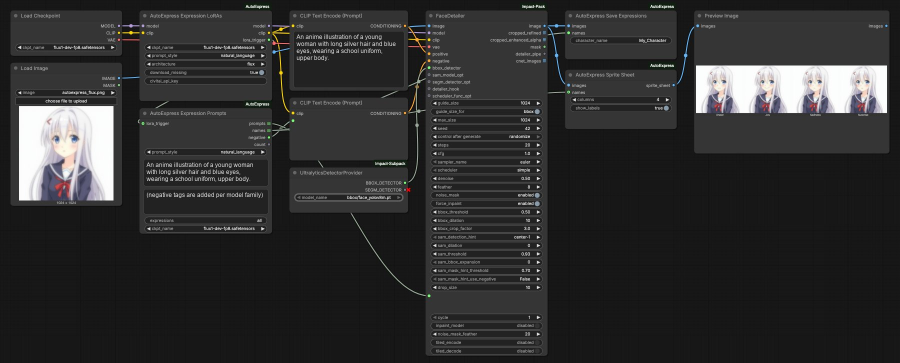
#> input picture example_workflows/AutoExpress Flux.jpg, 1800 x 725 px (shown at 1/2 size)
$ python -i guidance.py   (imports and definitions only)
#> lines starting #> are read from the running program, lines starting #| are printed output that depends on the picture; after the words box and inside, x2 and y2 are one past the last pixel; in counts of white or black regions, pixels touching at a corner belong together
"""
Which pictures make a good Live2D model, and a quick check of the ones a user sends.

The layer splitter sees one picture, so that picture decides most of the result. check_image()
looks at what can be told without a model: size, a plain or transparent background, the
character filling the frame and not cut off at the sides, one character only. The kit report
(see kit.py) adds what the split itself found (both eyes, a mouth, front hair ...).

Only Pillow is needed.
"""

import dataclasses

from PIL import Image, ImageFilter, ImageStat

MIN_SIDE = 768
GOOD_SIDE = 1280

ADVICE = {
    "title": "Pictures that make a good Live2D model",
    "best": [
        "One character, facing the viewer (front view or a slight three-quarter turn), with a calm, neutral face and the mouth closed.",
        "Waist up or full body, so the body, arms and hair get their own parts. A face crop only gives a head.",
        "At least 1280 pixels on the short side, sharp, no heavy blur, glow or film grain.",
        "A plain or transparent background, nothing in front of the character (no text, hands, props or other characters overlapping).",
        "Arms a little away from the body and the hands visible, hair not covering the eyes.",
        "The whole character inside the frame: nothing cut off at the top or sides.",
    ],
    "extras": [
        "The same picture with the eyes closed and with the mouth open: Emotica makes these itself, but drawn versions are better.",
        "A turnaround or sprite sheet (front, three-quarter, side) helps whoever rigs the model, and lets Emotica pick the best front view.",
        "The character's name (or a character card): Emotica looks for a character LoRA on Civitai so edits stay on model.",
    ],
    "avoid": [
        "Dynamic action poses, strong perspective or foreshortening, the character lying down or seen from above or below.",
        "Busy scenes, crowds, or several characters in one picture.",
        "Sketches and very loose line art: the split works best on finished, cleanly shaded art.",
    ],
}


@dataclasses.dataclass
class Check:
    id: str
    ok: bool
    message: str
    level: str = "warning"  # "warning" or "error" when not ok

    def to_dict(self) -> dict:
        return dataclasses.asdict(self)


def _border_pixels(image: Image.Image, width: int) -> list[Image.Image]:
    w, h = image.size
    return [
        image.crop((0, 0, w, width)),
        image.crop((0, h - width, w, h)),
        image.crop((0, 0, width, h)),
        image.crop((w - width, 0, w, h)),
    ]


def has_transparency(image: Image.Image) -> bool:
    if image.mode not in ("RGBA", "LA", "PA") and "transparency" not in image.info:
        return False
    alpha = image.convert("RGBA").getchannel("A")
    return alpha.getextrema()[0] < 250


def subject_mask(image: Image.Image) -> Image.Image:
    """The character's silhouette (mode L): from transparency, else from the difference to the border colour."""
    if has_transparency(image):
        return image.convert("RGBA").getchannel("A").point(lambda v: 255 if v > 32 else 0)
    rgb = image.convert("RGB")
    border = _border_pixels(rgb, max(2, min(rgb.size) // 100))
    means = [ImageStat.Stat(part).median for part in border]
    background = tuple(sorted(channel)[len(channel) // 2] for channel in zip(*means))
    flat = Image.new("RGB", rgb.size, background)
    from PIL import ImageChops

    diff = ImageChops.difference(rgb, flat).convert("L")
    return diff.point(lambda v: 255 if v > 24 else 0).filter(ImageFilter.MedianFilter(5))


def background_plainness(image: Image.Image) -> float:
    """0 (busy) to 1 (flat): how even the picture's border is. Transparent pictures count as plain."""
    if has_transparency(image):
        return 1.0
    rgb = image.convert("RGB")
    border = _border_pixels(rgb, max(2, min(rgb.size) // 50))
    # The character often reaches the bottom edge (a waist-up picture), so judge by the second busiest side.
    spreads = sorted(max(ImageStat.Stat(part).stddev) for part in border)
    spread = spreads[-2]
    return max(0.0, min(1.0, 1 - spread / 48))


def _components(mask: Image.Image, limit: int = 8) -> list[int]:
    """Sizes of the biggest separate blobs in a small copy of mask (for counting characters)."""
    small = mask.resize((max(1, mask.width // 8), max(1, mask.height // 8)), Image.Resampling.BILINEAR).point(lambda v: 255 if v > 96 else 0)
    width, height = small.size
    pixels = small.load()
    seen = bytearray(width * height)
    sizes = []
    for y in range(height):
        for x in range(width):
            if pixels[x, y] and not seen[y * width + x]:
                stack, size = [(x, y)], 0
                seen[y * width + x] = 1
                while stack:
                    cx, cy = stack.pop()
                    size += 1
                    for nx, ny in ((cx + 1, cy), (cx - 1, cy), (cx, cy + 1), (cx, cy - 1)):
                        if 0 <= nx < width and 0 <= ny < height and pixels[nx, ny] and not seen[ny * width + nx]:
                            seen[ny * width + nx] = 1
                            stack.append((nx, ny))
                sizes.append(size)
    return sorted(sizes, reverse=True)[:limit]


def check_image(image: Image.Image) -> dict:
    """
    Checks of one picture for a Live2D model, and a score to pick the best of several.

    Returns {"score": 0..100, "checks": [Check...], "size": [w, h], "subject_box": [l, t, r, b] | None}.
    """
    image.load()
    width, height = image.size
    checks: list[Check] = []
    short = min(width, height)
    if short < MIN_SIDE:
        checks.append(Check("resolution", False, f"{width}x{height} is small: at least {GOOD_SIDE} px on the short side gives clean layers.", "error"))
    elif short < GOOD_SIDE:
        checks.append(Check("resolution", False, f"{width}x{height} works, but {GOOD_SIDE} px or more on the short side gives cleaner layers."))
    else:
        checks.append(Check("resolution", True, f"{width}x{height}: big enough."))

    plain = background_plainness(image)
    if has_transparency(image):
        checks.append(Check("background", True, "Transparent background."))
    elif plain >= 0.7:
        checks.append(Check("background", True, "Plain background."))
    else:
        checks.append(Check("background", False, "Busy background: a plain or transparent one splits more cleanly. Emotica removes it first when it can."))

    mask = subject_mask(image)
    box = mask.getbbox()
    subject_box = list(box) if box else None
    coverage = 0.0
    if box is None:
        checks.append(Check("subject", False, "Couldn't find the character in the picture.", "error"))
    else:
        coverage = (box[2] - box[0]) * (box[3] - box[1]) / float(width * height)
        if coverage < 0.15:
            checks.append(Check("subject", False, "The character is small in the frame: crop closer or use a bigger picture."))
        else:
            checks.append(Check("subject", True, "The character fills the frame well."))
        margin = max(2, short // 200)
        cut = [side for side, touching in (("top", box[1] <= margin), ("left", box[0] <= margin), ("right", box[2] >= width - margin)) if touching]
        if cut and (plain >= 0.7 or has_transparency(image)):
            checks.append(Check("cropped", False, f"The character touches the {' and '.join(cut)} edge: anything cut off there won't be in the model."))
        aspect = (box[3] - box[1]) / max(1, box[2] - box[0])
        if aspect < 0.8:
            checks.append(Check("framing", False, "The character is wider than tall: a lying down, wide or action pose rigs poorly. A standing pose works best."))
        if plain >= 0.7 or has_transparency(image):
            blobs = _components(mask)
            if len(blobs) > 1 and blobs[1] > 0.35 * blobs[0]:
                checks.append(Check("characters", False, "There seem to be several characters or separate figures: use a picture of one character."))

    score = 100.0
    for check in checks:
        if not check.ok:
            score -= 40 if check.level == "error" else 15
    score += min(10, coverage * 10)
    score += min(10, short / GOOD_SIDE * 5)
    return {"score": round(max(0.0, min(100.0, score)), 1), "checks": [check.to_dict() for check in checks], "size": [width, height], "subject_box": subject_box}


def rank_images(images: list[Image.Image]) -> list[tuple[int, dict]]:
    """(index, report) for each picture, best first."""
    reports = [(index, check_image(image)) for index, image in enumerate(images)]
    return sorted(reports, key=lambda item: item[1]["score"], reverse=True)

>>> from PIL import Image
>>> picture = Image.open('../../example_workflows/AutoExpress Flux.jpg')
#> picture is the input picture: PIL image 1800x725 RGB; mean R, G, B 46.7, 46.6, 46.7
>>> result = check_image(picture)
#> in background_plainness, `border = _border_pixels(rgb, max(2, min(rgb.size) // 50))`: border = 4 items
#> in background_plainness, `spreads = sorted(max(ImageStat.Stat(part).stddev) for part in border)`: spreads = [0.838, 1.05, 2.29, 20.05]
#> in background_plainness, `spread = spreads[-2]`: spread = 2.29
#> in check_image, `plain = background_plainness(image)`: plain = 0.952
#> in subject_mask, `border = _border_pixels(rgb, max(2, min(rgb.size) // 100))`: border = 4 items
#> in subject_mask, `means = [ImageStat.Stat(part).median for part in border]`: means = [[23, 23, 23], [23, 23, 23], [23, 23, 23], [23, 23, 23]]
#> in subject_mask, `background = tuple(sorted(channel)[len(channel) // 2] for channel in z..`: background = (23, 23, 23)
#> in subject_mask, `flat = Image.new("RGB", rgb.size, background)`: flat: PIL image 1800x725 RGB; every value is 23
#> in subject_mask, `diff = ImageChops.difference(rgb, flat).convert("L")`:
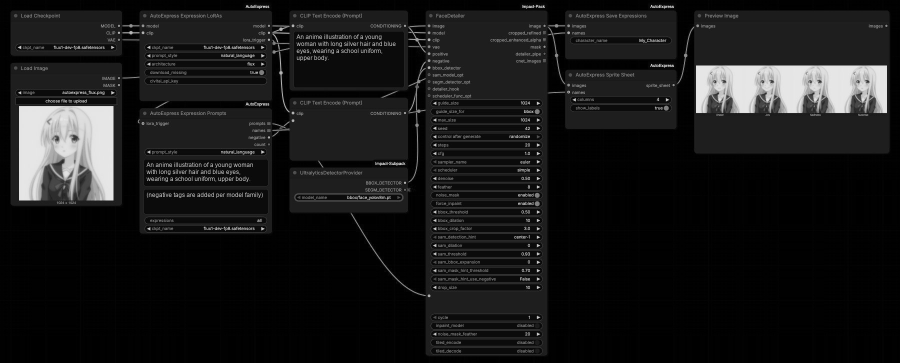
#> diff: PIL image 1800x725 L (shown at 1/2 size); min 0, max 232, mean 24.4
#> in subject_mask, `return diff.point(lambda v: 255 if v > 24 else 0).filter(ImageFilter.M..`:
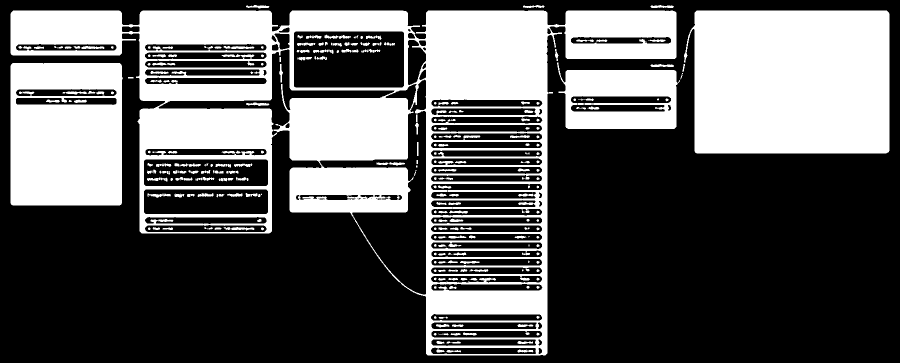
#> returned value: PIL image 1800x725 L (shown at 1/2 size); 36.1% white; 298 white regions (41 under 20 px), largest, box (x1, y1, x2, y2) and area: (21, 21, 1353, 711) 261864, (1368, 21, 1779, 307) 111719, (21, 126, 246, 411) 58424
#> in check_image, `box = mask.getbbox()`: box = (21, 10, 1779, 711)
#> in check_image, `subject_box = list(box) if box else None`: subject_box = [21, 10, 1779, 711]
#> in check_image, `coverage = (box[2] - box[0]) * (box[3] - box[1]) / float(width * height)`: coverage = 0.944
#> in check_image, `cut = [side for side, touching in (("top", box[1] <= margin), ("left",..`: cut = []
#> in check_image, `aspect = (box[3] - box[1]) / max(1, box[2] - box[0])`: aspect = 0.399
#> in _components, `small = mask.resize((max(1, mask.width // 8), max(1, mask.height // 8)..`:
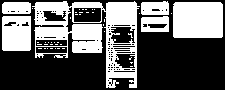
#> small: PIL image 225x90 L; 39.1% white; 46 white regions (40 under 20 px), largest, box (x1, y1, x2, y2) and area: (32, 1, 140, 88) 4038, (173, 2, 223, 38) 1791, (2, 16, 31, 51) 963, (141, 16, 169, 32) 347, (141, 1, 169, 15) 346, (2, 2, 31, 14) 333
#> in check_image, `blobs = _components(mask)`: blobs = [4008, 1791, 963, 347, 346, 333, 18, 11]
#> in check_image, `score += min(10, coverage * 10)`: score = 39.44
#> in check_image, `score += min(10, short / GOOD_SIDE * 5)`: score = 42.28
#> result = 4 items
